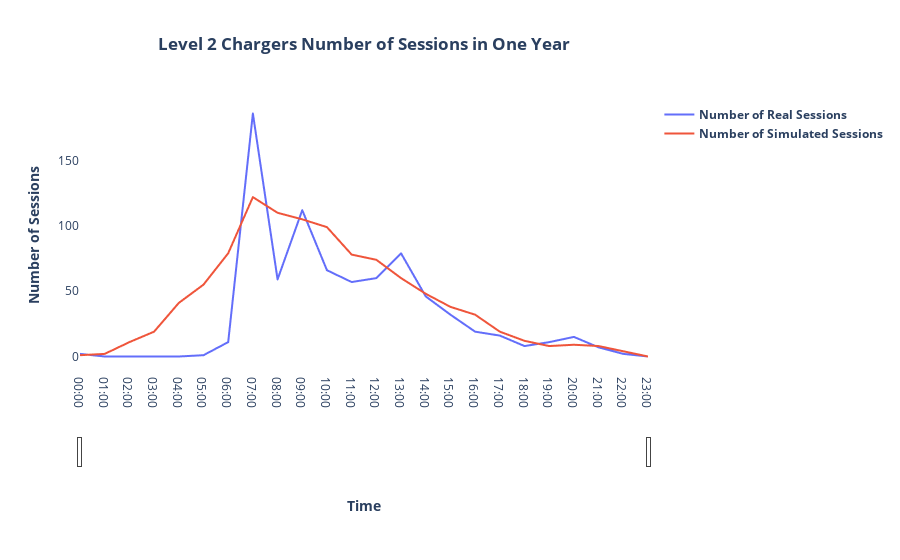

The notebook cell saved with this chart:
### Code cell
import os
os.chdir('/home/lencon/Git_Research/FISTS_2024/Code/EV_Charger')
plot_graph([avg_day.time] * 2, [lib.sessions, avg_day.avg_day], ['<B>Number of Real Sessions</B>', '<B>Number of Simulated Sessions</B>'], '<B>Level 2 Chargers Number of Sessions in One Year</B>', '<B>Time</B>', '<B>Number of Sessions</B>', 'l2_avg_day_rand_poisson_1_hour')

### Figure 1 — Plotly figure (JSON) as saved in the notebook; plotly's stock layout.template omitted (floating-point values rounded to 4 significant figures)
{"data": [{"name": "<B>Number of Real Sessions</B>", "type": "scattergl", "x": ["00:00", "01:00", "02:00", "03:00", "04:00", "05:00", "06:00", "07:00", "08:00", "09:00", "10:00", "11:00", "12:00", "13:00", "14:00", "15:00", "16:00", "17:00", "18:00", "19:00", "20:00", "21:00", "22:00", "23:00"], "y": [2, 0, 0, 0, 0, 1, 11, 186, 59, 112, 66, 57, 60, 79, 46, 32, 19, 16, 8, 11, 15, 7, 2, 0]}, {"name": "<B>Number of Simulated Sessions</B>", "type": "scattergl", "x": ["00:00", "01:00", "02:00", "03:00", "04:00", "05:00", "06:00", "07:00", "08:00", "09:00", "10:00", "11:00", "12:00", "13:00", "14:00", "15:00", "16:00", "17:00", "18:00", "19:00", "20:00", "21:00", "22:00", "23:00"], "y": [1, 2, 11, 19, 41, 55, 79, 122, 110, 105, 99, 78, 74, 60, 48, 38, 32, 19, 12, 8, 9, 8, 4, 0]}], "layout": {"plot_bgcolor": "white", "title": {"text": "<B>Level 2 Chargers Number of Sessions in One Year</B>", "x": 0.5, "xref": "paper"}, "xaxis": {"rangeslider": {"visible": true}, "title": {"text": "<B>Time</B>"}}, "yaxis": {"title": {"text": "<B>Number of Sessions</B>"}}}}
